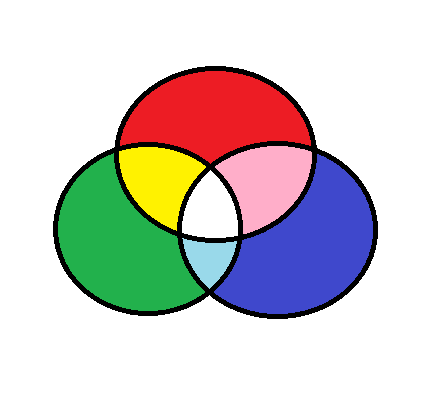
#> input picture OpenCvDataSets/RGB_paint.png, 437 x 394 px
$ python Example6.py
#> lines starting #> are read from the running program, lines starting #| are printed output that depends on the picture

#OpenCv Gorseli Yeniden Boyutlandirma Ornegi.

import os
import cv2
import matplotlib
import numpy as np
import matplotlib.pyplot as plt


# cv2.INTER_AREA: Bu, bir görüntüyü küçültmemiz gerektiğinde kullanılır.
# cv2.INTER_CUBIC: yavaş ama daha etkilidir.
# cv2.INTER_LINEAR: Eğer yakınlaştırma gerekiyorsa kullanılır.OpenCV'deki varsayılan enterpolasyon tekniğidir.
# Parametreleri Dokumandan Inceleyebilirsiniz.


image = cv2.imread("OpenCvDataSets/RGB_paint.png", 1)#Gorseli Okuyoruz
#> image is the input picture: shape (394, 437, 3); mean B, G, R 202.4, 203.9, 208.2


directory = r'C:\Users\Bahtiyar\Desktop\Desktop' # Kayit Dizinini Belirtiyorum
os.chdir(directory)#Mevcut dizini belirtilen dizinle degistirir.

half = cv2.resize(image, (0, 0), fx=0.1, fy=0.1)#cv.resize Metodu Gorseli Yeniden Boyutlandirmamizi Sagliyor.
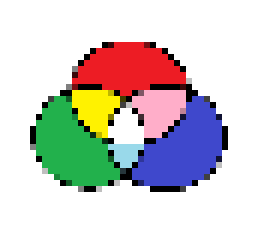
#> half: shape (39, 44, 3) (shown 6 times larger); mean B, G, R 201.6, 203.3, 207.4
bigger = cv2.resize(image, (1050, 1610))
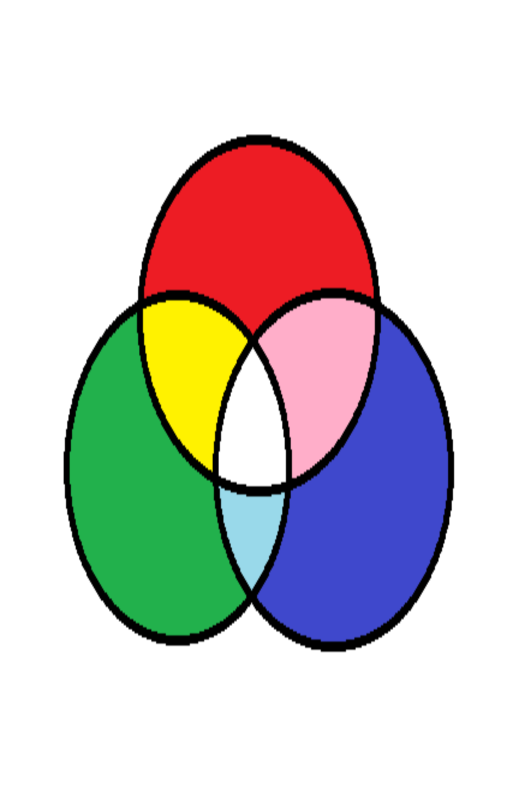
#> bigger: shape (1610, 1050, 3) (shown at 1/2 size); mean B, G, R 202.4, 203.9, 208.2

stretch_near = cv2.resize(image, (780, 540),
                          interpolation=cv2.INTER_NEAREST)
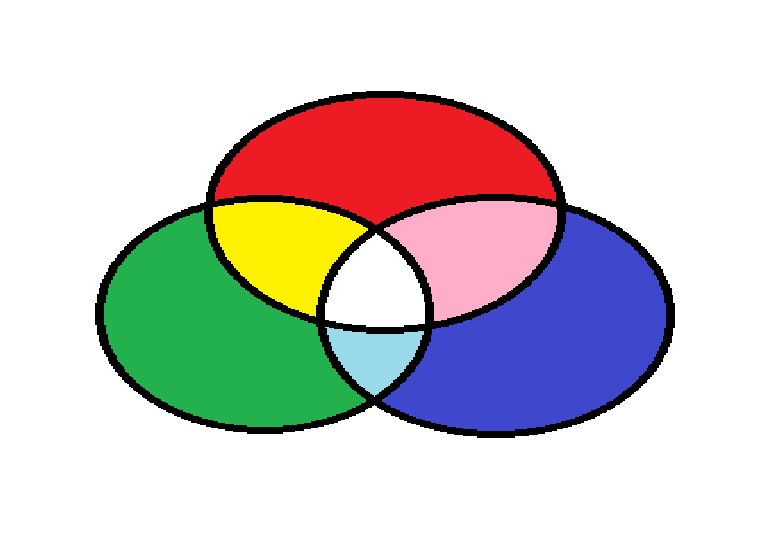
#> stretch_near: shape (540, 780, 3); mean B, G, R 202.4, 203.9, 208.2

filename = 'savedImage.jpg'#Kaydedilecek Gorselin Adi.

cv2.imwrite(filename, bigger)#Gorselin Kayedi.


#plot Komutlari
Titles = ["Original", "Half", "Bigger", "Interpolation Nearest"]
images = [image, half, bigger, stretch_near]
count = 4

for i in range(count):
    plt.subplot(2, 2, i + 1)
    plt.title(Titles[i])
    plt.imshow(images[i])

plt.show()
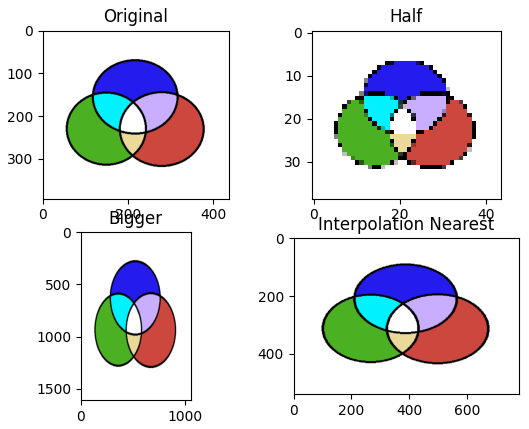
#> figure drawn by matplotlib, 4 panels; B, G, R data is drawn as R, G, B
